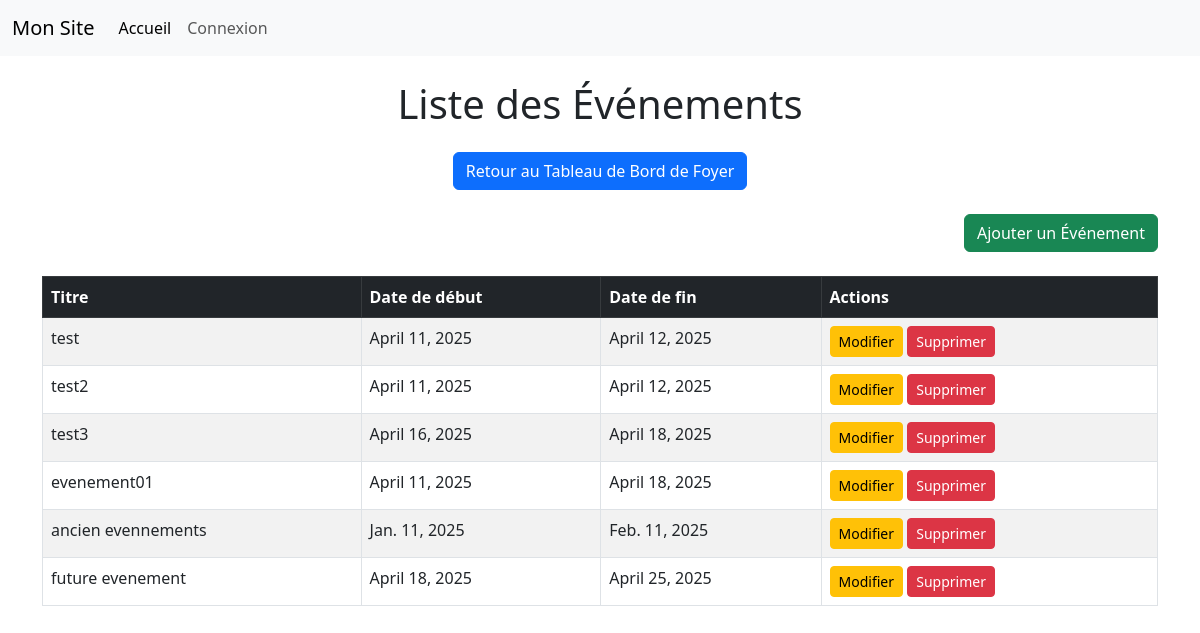
The app's page /foyer/evenements/ with its own data.
### foyer/models.py (models this page shows, shortened)
class Evenement(models.Model):
    titre = models.CharField(max_length=100)
    date_debut = models.DateField()
    date_fin = models.DateField()
    description = models.TextField()

### foyer/views.py (the view)
# urls.py: path('evenements/', views.liste_evenements, name='liste_evenements'),
def liste_evenements(request):
    evenements = Evenement.objects.all()
    return render(request, 'foyer/liste_evenements.html', {'evenements': evenements})

### foyer/templates/foyer/liste_evenements.html (shortened to what this page needs)
{% extends 'base.html' %}
{% block content %}
<div class="mt-4">
    <h1 class="text-center mb-4">Liste des Événements</h1>
    <div class="text-center mb-4">
        <a href="{% url 'foyer:sous_dashboard_foyer' %}" class="btn btn-primary">Retour au Tableau de Bord de Foyer</a>
    </div>
    <div class="mb-4 text-end">
        <a href="{% url 'foyer:ajouter_evenement' %}" class="btn btn-success">Ajouter un Événement</a>
    </div>
    <table class="table table-striped table-bordered">
        <thead class="table-dark">
            <tr>
                <th>Titre</th>
                <th>Date de début</th>
                <th>Date de fin</th>
                <th>Actions</th>
            </tr>
        </thead>
        <tbody>
            {% for evenement in evenements %}
                <tr>
                    <td>{{ evenement.titre }}</td>
                    <td>{{ evenement.date_debut }}</td>
                    <td>{{ evenement.date_fin }}</td>
                    <td>
                        <a href="{% url 'foyer:modifier_evenement' evenement.id %}" class="btn btn-warning btn-sm">Modifier</a>
                        <a href="{% url 'foyer:supprimer_evenement' evenement.id %}" class="btn btn-danger btn-sm">Supprimer</a>
                    </td>
                </tr>
            {% empty %}
                <tr>
                    <td colspan="4" class="text-center">Aucun événement enregistré.</td>
                </tr>
            {% endfor %}
        </tbody>
    </table>
</div>
{% endblock %}

### records on screen
Evenement: titre "test", date_debut "April 11, 2025", date_fin "April 12, 2025"
Evenement: titre "test2", date_debut "April 11, 2025", date_fin "April 12, 2025"
Evenement: titre "test3", date_debut "April 16, 2025", date_fin "April 18, 2025"
Evenement: titre "evenement01", date_debut "April 11, 2025", date_fin "April 18, 2025"
Evenement: titre "ancien evennements", date_debut "Jan. 11, 2025", date_fin "Feb. 11, 2025"
Evenement: titre "future evenement", date_debut "April 18, 2025", date_fin "April 25, 2025"
